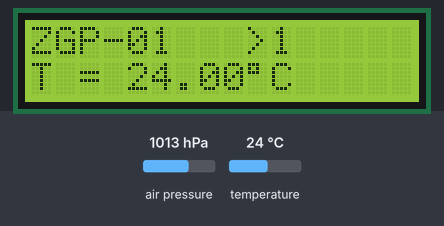
Simulated run of this sketch. Board: Arduino Uno, built with avr-gcc and run on an emulated ATmega328P. On the bench: 16×2 character LCD. Inputs (shaded band) come from the test bench; at power-on: temperature 24 °C, air pressure 1013 hPa. What the sketch prints to the serial monitor is not drawn.

Above: at 1.6 s.
1.7 s: temperature set to 12 °C
At 2.9 s:
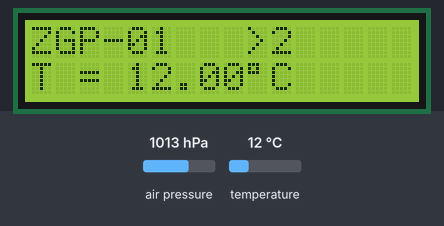
4.6 s: temperature set to 19 °C
At 6.0 s:
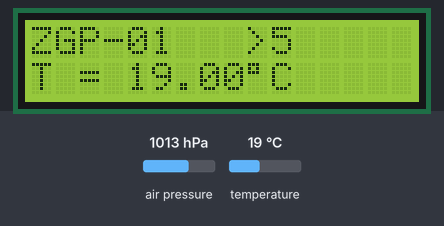
7.7 s: temperature set to 28 °C
At 9.1 s:
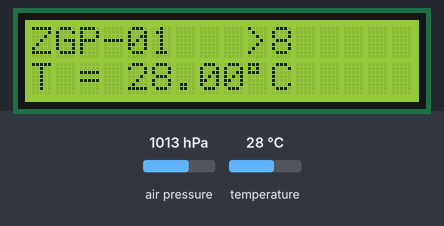
Timing chart, 0 to 10.7 s (numbered marks = the images above; inputs shaded):
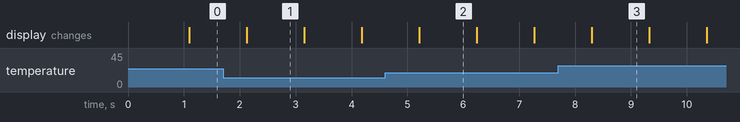

The sketch:

main.ino
```cpp
/*
  ZGP-01 Source Code
  by Tomas & Tibor Zajic (2020)
*/

#include <Wire.h>
#include <SFE_BMP180.h>
#include <LiquidCrystal.h>
SFE_BMP180 bmp180;

int Altitude = 5; // Current altitude in meters
const int rs = 12, en = 11, d4 = 5, d5 = 4, d6 = 3, d7 = 2; //Mapping pins
LiquidCrystal lcd(rs, en, d4, d5, d6, d7);

void setup() {
  // Start of Serial Monitor
  Serial.begin(9600);
  bool success = bmp180.begin();

  if (success) {
    Serial.println("BMP180 init success");
  }

  // Set up the LCD's number of columns and rows:
  lcd.begin(16, 2);

  // Print a message to the LCD - First row
  lcd.print("ZGP-01");
}

void loop() {
  char status;
  double T, P; // temperature and pressure (pressure is unused while printing)
  bool success = false;

  status = bmp180.startTemperature();

  // Getting temperature and checks
  if (status != 0) {
    delay(1000);
    status = bmp180.getTemperature(T);

    if (status != 0) {
      status = bmp180.startPressure(3);

      if (status != 0) {
        delay(status);
        status = bmp180.getPressure(P, T);

        if (status != 0) {
          float comp = bmp180.sealevel(P, Altitude);

          // Prints the temperature into the Serial monitor - for testing
          Serial.print("Temperature: ");
          Serial.print(T);
          Serial.println(" C");
        }
      }
    }
  }

  // Prints time since powering up on the first row after "ZGP-01"
  lcd.setCursor(8, 0);
  lcd.print(" >");
  lcd.print(millis() / 1000);

  // Second row printing (temperature)
  lcd.setCursor(0, 1);
  lcd.print("T = ");
  lcd.print(T);
  lcd.print("");
  lcd.print((char)223);
  lcd.print("C");
}
```

Measured:
- what the display in image 1 shows lasts 1.1 s, from 2.1 s to 3.2 s
